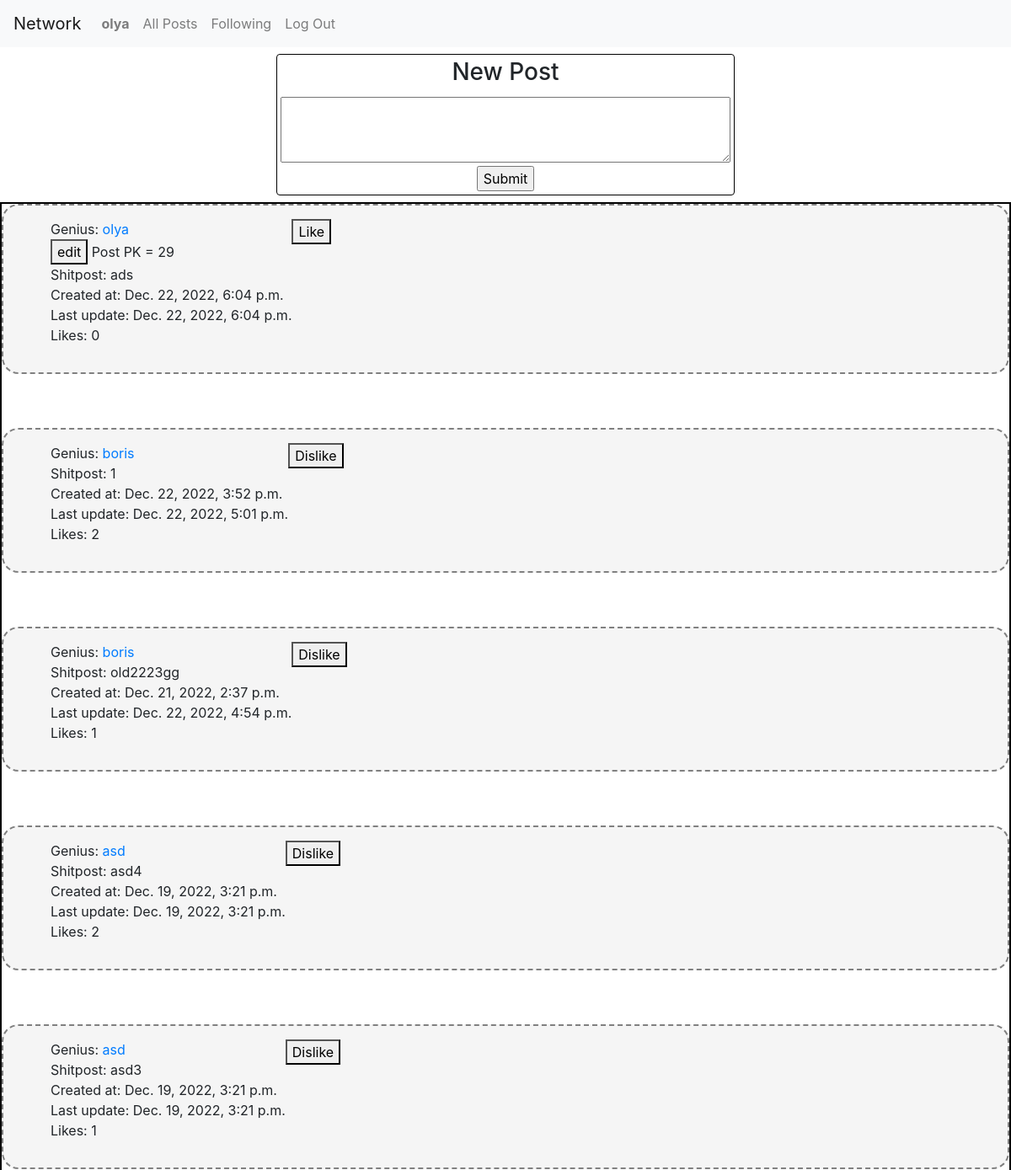
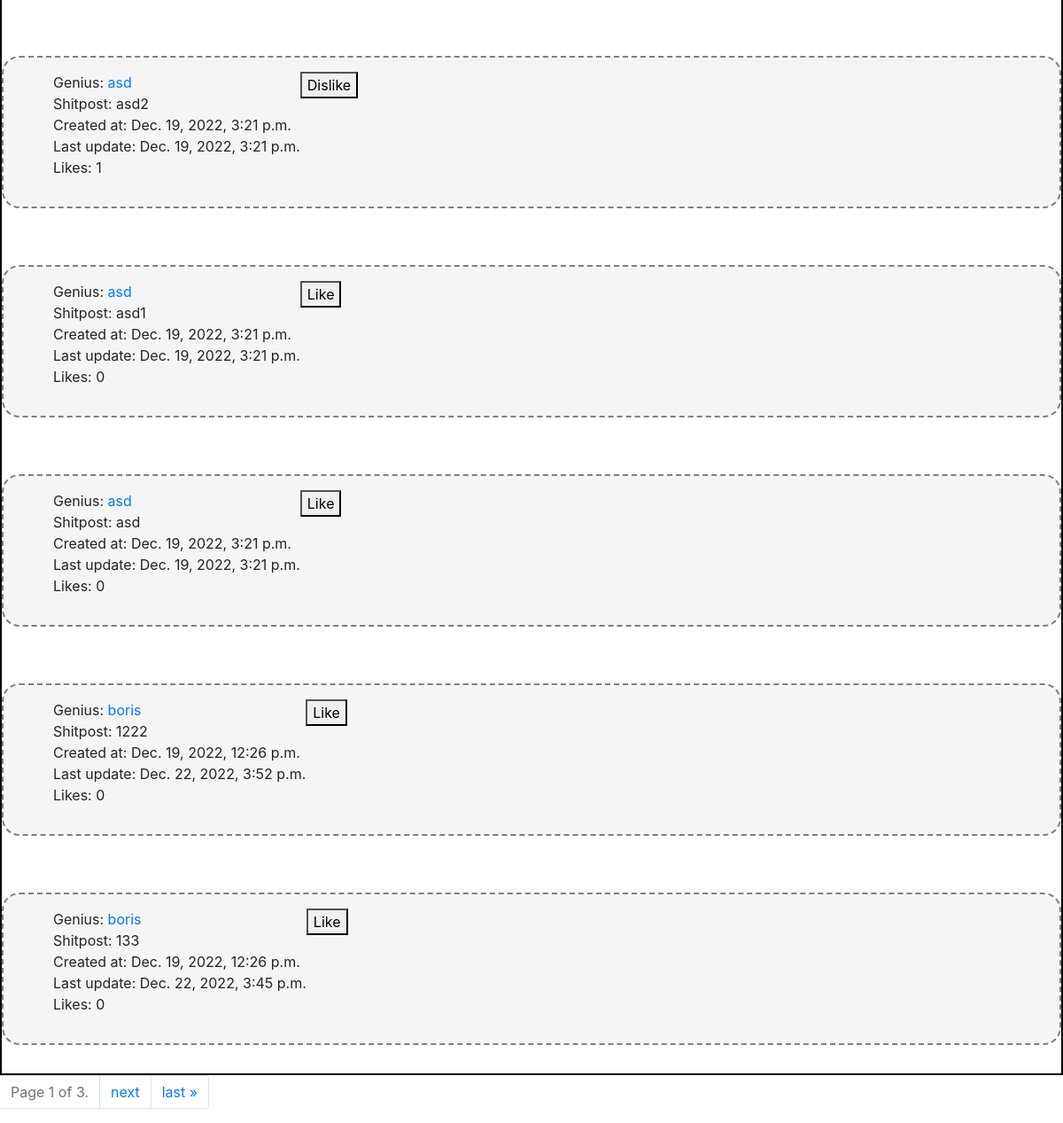
The app's page / (signed in) with its own data (2 pictures, top to bottom).
### network/models.py (models this page shows)
class User(AbstractUser):
    followed_by = models.ManyToManyField('self', symmetrical=False, related_name='is_following', blank=True)
    pass

class Post(models.Model):
    author = models.ForeignKey(User, on_delete=models.CASCADE)
    text = models.CharField(max_length=140, blank=False)
    created_at = models.DateTimeField(auto_now_add=True)
    updated_at = models.DateTimeField(auto_now=True)
    liked_by = models.ManyToManyField(User, blank=True, related_name='liked_posts')

### network/views.py (the view)
# urls.py: path("", views.PostsPages.as_view(), name='index'),
@method_decorator(login_required, name='dispatch')
class PostsPages(ListView):
    model = Post
    paginate_by = 10
    template_name = 'network/index.html'
    def get_context_data(self, **kwargs):
            context = super().get_context_data(**kwargs)
            context['form'] = PostForm()
            context['posts'] = Post.objects.all().order_by('-created_at')
            return context
    def get_ordering(self):
        return ['-created_at']

### network/forms.py
class PostForm(ModelForm):
    class Meta:
        model = Post
        fields = [
            'text',
        ]
        labels = {
            'text': '',
        }
        error_messages = {
            'name': {
                'max_length': ("140 symbols MAX"),
            },
        }
        widgets = {
            'text': Textarea(attrs={'rows':3, 'cols':50}),
        }

### network/templates/network/index.html (shortened to what this page needs)
{% extends "network/layout.html" %} {% load static %} {% block body %}
<div id="container">
  <div id="form-div">
    <form method="POST" id="new-post-form" action='{% url "post" %}'>
      <h3>New Post</h3>
      {% csrf_token %} {{ form }}
      <input type="submit" />
    </form>
  </div>
  <div class="posts-div">
    <div class="posts">
      {% for post in page_obj %}
      <div class="post" id='post{{post.pk}}'>
        <ul>
          <li>Genius: <a href="{% url 'profile' post.author %}">{{post.author}} <a></li>
          {% if user == post.author %}
          <button class='edit-button' data-postpk={{post.pk}}> edit </button>
          Post PK = {{post.pk}}
          {% endif %}
          <li class='post-text'>Shitpost: {{post.text}}</li>
          <li>Created at: {{post.created_at}}</li>
          <li>Last update: {{post.updated_at}}</li>
          <li class='likes'>Likes: {{post.liked_by.all | length}}</li>
        </ul>
        <button class='like-button' id='like{{post.pk}}' data-postpk={{post.pk}}>
          {% if user in post.liked_by.all %}
          Dislike
          {% else %}
          Like
          {% endif%}
        </button>
      </div>
      {% endfor %}
    </div>
  </div>
</div>
<nav aria-label="Page navigation example">
  <ul class="pagination">
<li class="page-item disabled"> <a href="#" class="page-link">
  Page {{ page_obj.number }} of {{ page_obj.paginator.num_pages }}.
</a>
</li>
{% if page_obj.has_next %}
<li class="page-item"><a class="page-link" href="?page={{ page_obj.next_page_number }}">next</a> </li>
<li class="page-item"><a class="page-link" href="?page={{ page_obj.paginator.num_pages }}">last &raquo;</a></li>
{% endif %}
</ul>
</nav>
{% endblock %}

### network/templates/network/layout.html (shortened to what this page needs)
{% load static %}
<!DOCTYPE html>
<html lang="en">
    <head>
        <link rel="stylesheet" href="https://stackpath.bootstrapcdn.com/bootstrap/4.4.1/css/bootstrap.min.css">
        <link href="{% static 'network/styles.css' %}" rel="stylesheet">
    </head>
    <body>
        <nav class="navbar navbar-expand-lg navbar-light bg-light">
            <a class="navbar-brand" href="{% url 'index' %}">Network</a>
            <div>
              <ul class="navbar-nav mr-auto">
                {% if user.is_authenticated %}
                    <li class="nav-item">
                        <a class="nav-link" href="{% url 'profile' user.username %}"><strong>{{ user.username }}</strong></a>
                    </li>
                {% endif %}
                <li class="nav-item">
                  <a class="nav-link" href="{% url 'index' %}">All Posts</a>
                </li>
                {% if user.is_authenticated %}
                    <li class="nav-item">
                        <a class="nav-link" href="{% url 'following' %}">Following</a>
                    </li>
                    <li class="nav-item">
                        <a class="nav-link" href="{% url 'logout' %}">Log Out</a>
                    </li>
                {% endif %}
              </ul>
            </div>
          </nav>
        <div class="body">
            {% block body %}
            {% endblock %}
        </div>
    </body>
</html>

### network/static/network/styles.css (style rules this page uses)
#container { display: flex; flex-direction: column; flex-wrap: wrap; }
#form-div { display: flex; justify-content: center; margin: 4px; padding: 4px; }
#new-post-form { width: max-content; display: flex; flex-direction: column; flex-wrap: wrap; align-items: center; justify-content: center; gap: 4px; flex-shrink: 1; border: 1px black solid; border-radius: 4px; padding: 4px; }
.posts { display: flex; flex-direction: column; flex-wrap: wrap; gap:2rem; border: 2px solid rgb(0, 0, 0); }
.post { background-color: whitesmoke; padding: 1rem; display: flex; border: 2px dashed gray; flex-wrap: wrap; flex: 1; border-radius: 20px; }
.post ul { list-style: none; }
.post li { word-break: break-all; }

### records on screen
User: username "olya"
Post: author "olya", pk "29", text "ads", created_at "Dec. 22, 2022, 6:04 p.m.", updated_at "Dec. 22, 2022, 6:04 p.m.", liked_by.all|length "0", shows "Like"
Post: author "boris", text "1", created_at "Dec. 22, 2022, 3:52 p.m.", updated_at "Dec. 22, 2022, 5:01 p.m.", liked_by.all|length "2", shows "Dislike"
Post: author "boris", text "old2223gg", created_at "Dec. 21, 2022, 2:37 p.m.", updated_at "Dec. 22, 2022, 4:54 p.m.", liked_by.all|length "1", shows "Dislike"
Post: author "asd", text "asd4", created_at "Dec. 19, 2022, 3:21 p.m.", updated_at "Dec. 19, 2022, 3:21 p.m.", liked_by.all|length "2", shows "Dislike"
Post: author "asd", text "asd3", created_at "Dec. 19, 2022, 3:21 p.m.", updated_at "Dec. 19, 2022, 3:21 p.m.", liked_by.all|length "1", shows "Dislike"
Post: author "asd", text "asd2", created_at "Dec. 19, 2022, 3:21 p.m.", updated_at "Dec. 19, 2022, 3:21 p.m.", liked_by.all|length "1", shows "Dislike"
Post: author "asd", text "asd1", created_at "Dec. 19, 2022, 3:21 p.m.", updated_at "Dec. 19, 2022, 3:21 p.m.", liked_by.all|length "0", shows "Like"
Post: author "asd", text "asd", created_at "Dec. 19, 2022, 3:21 p.m.", updated_at "Dec. 19, 2022, 3:21 p.m.", liked_by.all|length "0", shows "Like"
Post: author "boris", text "1222", created_at "Dec. 19, 2022, 12:26 p.m.", updated_at "Dec. 22, 2022, 3:52 p.m.", liked_by.all|length "0", shows "Like"
Post: author "boris", text "133", created_at "Dec. 19, 2022, 12:26 p.m.", updated_at "Dec. 22, 2022, 3:45 p.m.", liked_by.all|length "0", shows "Like"

### other values on screen
{{ page_obj.number }} "1"
{{ page_obj.paginator.num_pages }} "3"
